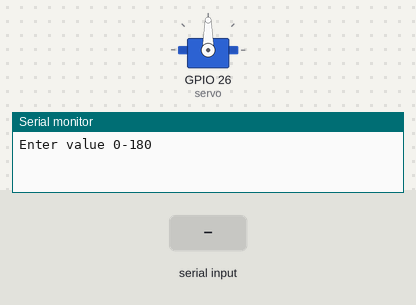
A sketch run on a simulated ESP32. Parts: servo, the last lines printed to the serial monitor. The test bench sets the inputs (shaded band).

Above: at 1.2 s.
1.3 s: "30,150\n" received over Serial
At 2.5 s:
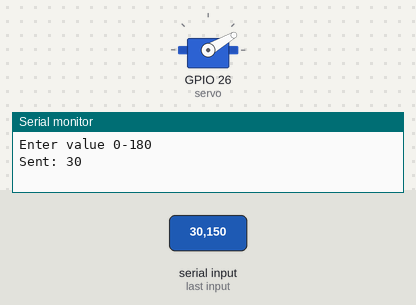
2.8 s: "5\n" received over Serial
At 3.8 s:
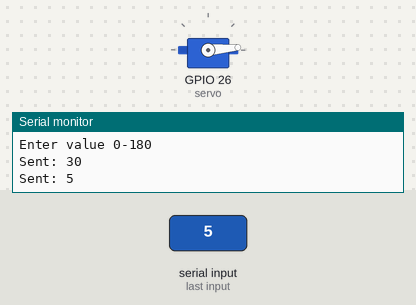
4.3 s: "90,45\n" received over Serial
At 5.0 s:
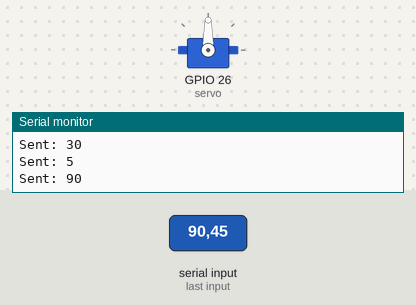
Timing chart, 0 to 7.3 s (numbered marks = the images above; inputs shaded):
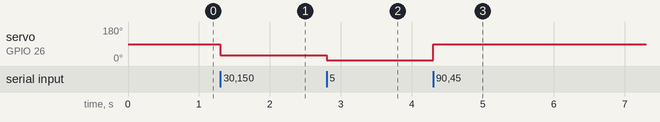

Measured:
- after the input at 1.3 s, servo on GPIO 26 (servo): 90° → 30° at once
- after the input at 2.8 s, servo on GPIO 26 (servo): 30° → 5° at once
- after the input at 4.3 s, servo on GPIO 26 (servo): 5° → 90° at once

The sketch:

servo_solution.ino
```cpp
#include <ESP32Servo.h>

Servo servo;

void setup() {
  Serial.begin(115200);
  servo.attach(26);

  Serial.println("Enter value 0-180");
}

void loop() {
  if (Serial.available()) {
    int val = Serial.parseInt();

    if (val >= 0 && val <= 180) {
      servo.write(val);

      Serial.print("Sent: ");
      Serial.println(val);
    }

    while (Serial.available())
      Serial.read();
  }
}
```
